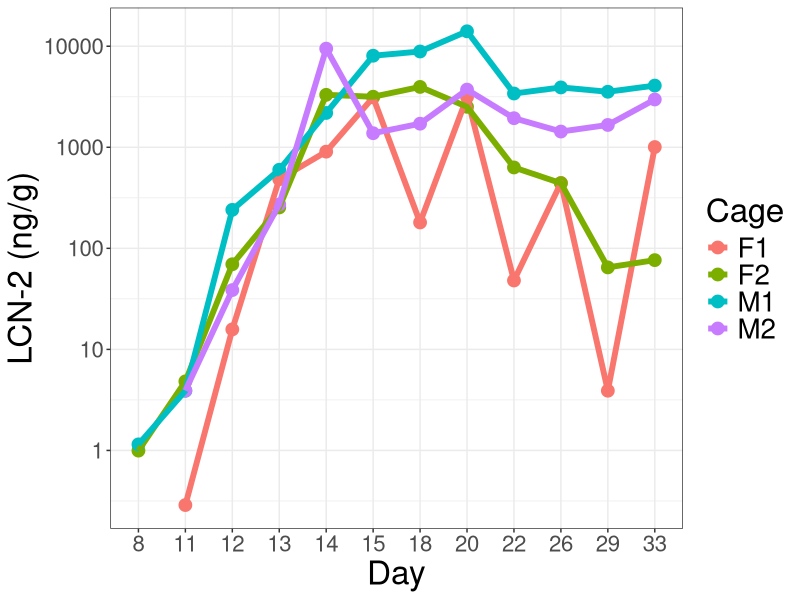

The R script that drew this image: (Note: this script raises an error after producing the figure.)
# Graphs of DSS #1 mouse health parameters (weight, lipocalin-2 (LCN2))

# Libraries ---------------------------------------------------------------

library(tidyverse)

# LCN2 --------------------------------------------------------------------

lcn2 <- read_csv("DSS1_LCN2.csv")

## LCN2 data manipulation -------------------------------------------------------------------

# make day into a factor so I can specify the order
# using forcats
lcn2$day <- as.factor(lcn2$day)  

# specifying the order of the days using forcats
lcn2$day <- fct_relevel(lcn2$day, "8", "11", "12", "13", "14", "15",
                        "18", "20", "22", "26", "29", "33")

# turning pg/mL to ng/g
# there are 1000 pg in one ng
# i diluted 100 mg of feces in 1 mL
# (pg/mL) * (ng/1000 pg) * (mL/0.1g) = ng/100g 
# divide everything by 100 to get ng LCN-2 per g feces

lcn2$lcn2_ngg <- (lcn2$lcn2)/100

## LCN2 plots --------------------------------------------------------------------------------

### Log10 scale on ng/g ---------------------------------------------

lcn2 %>% ggplot(aes(x=day, y=lcn2_ngg, color = cage, group = cage)) +
  geom_point(size = 4) + geom_line(linewidth = 2) +
  labs(x = "Day", y = "LCN-2 (ng/g)",
       #title = "DSS #1 LCN-2"
       color = "Cage") +
  theme_minimal() + theme_bw() +
  scale_y_log10() +
  theme(#plot.title = element_text(size = 36, hjust = 0.5), 
        axis.text = element_text(size = 16),
        axis.title=element_text(size=24), legend.text=element_text(size=20),
        legend.title=element_text(size=24))

lcn2.plot.log10.ngg

#### coloured by health states (hs) ---------------------------------------------------

lcn2 %>% ggplot(aes(x=as.numeric(levels(day)[day]), y=lcn2_ngg, group = cage)) +
  geom_point((aes(color = hs, shape = cage)), size = 4) + 
  scale_shape_manual(values=c(16, 1, 17, 2)) +
  geom_line((aes(color = hs)), linewidth = 2) +
  scale_color_manual(values=c("#CCBB44", "#EE6677", "#228833")) +
  labs(title = "DSS #1 LCN-2", x = "Day", y = "LCN-2 (ng/g)",
       color = "Health State", shape = "Cage") +
  theme_minimal() + theme_bw() +
  scale_y_log10() +
  theme(plot.title = element_text(size = 36, hjust = 0.5), axis.text = element_text(size = 16),
        axis.title=element_text(size=24), legend.text=element_text(size=16),
        legend.title=element_text(size=24))

lcn2.plot.log10.ngg.hs

# Weights ------------------------------------------------------------------

weights <- read_csv("DSS1_weights.csv")

weights$day <- as.factor(weights$day)

weights$day <- fct_relevel(weights$day, "3", "5", "7", "8", "9", "10", "11", "12", 
                        "13", "14", "15", "16", "17", "18", "19", "20", "22", 
                        "26", "29", "33", "36", "40")

## Median & SD weights ----------------------------------------------------------

# first making data frame for each cage, 
# since I want to get the median weight of each mouse 
# in each cage per day
# https://dplyr.tidyverse.org/reference/filter.html

F1_tbl <- filter(weights, cage == "F1")
F2_tbl <- filter(weights, cage == "F2")
M1_tbl <- filter(weights, cage == "M1")
M2_tbl <- filter(weights, cage == "M2")

# getting the median weight & sd per mouse per day, grouping days by using list()
# changing names of columns using setNames(), as per
# https://statisticsglobe.com/set-column-names-within-aggregate-function-in-r

F1_median_weights <- setNames(aggregate(F1_tbl$weight,list(F1_tbl$day),median), c("Day","Med.Wt"))
F1_sd_weights <- setNames(aggregate(F1_tbl$weight,list(F1_tbl$day),sd), c("Day","SD.Wt"))

F2_median_weights <- setNames(aggregate(F2_tbl$weight,list(F2_tbl$day),median), c("Day", "Med.Wt"))
F2_sd_weights <- setNames(aggregate(F2_tbl$weight,list(F2_tbl$day),sd), c("Day","SD.Wt"))

M1_median_weights <- setNames(aggregate(M1_tbl$weight,list(M1_tbl$day),median), c("Day","Med.Wt"))
M1_sd_weights <- setNames(aggregate(M1_tbl$weight,list(M1_tbl$day),sd), c("Day","SD.Wt"))

M2_median_weights <- setNames(aggregate(M2_tbl$weight,list(M2_tbl$day),median), c("Day","Med.Wt"))
M2_sd_weights <- setNames(aggregate(M2_tbl$weight,list(M2_tbl$day),sd), c("Day","SD.Wt"))

# creating data frames with the values of median & sd
# using inner_join()

F1_med_std_weights <- inner_join(F1_median_weights,F1_sd_weights)
F1_med_std_weights$Cage <- "F1"

F2_med_std_weights <- inner_join(F2_median_weights,F2_sd_weights)
F2_med_std_weights$Cage <- "F2"

M1_med_std_weights <- inner_join(M1_median_weights,M1_sd_weights)
M1_med_std_weights$Cage <- "M1"

M2_med_std_weights <- inner_join(M2_median_weights,M2_sd_weights)
M2_med_std_weights$Cage <- "M2"

# Combining all above medians & SDs together into one data frame

all.cages <- rbind(F1_med_std_weights,F2_med_std_weights,M1_med_std_weights,M2_med_std_weights)

## Relative change in weight -------------------------------------------------------------

# First extracting individual cages from the data frame
F1_weights.rel <- weights.rel %>% filter(cage == "F1")
F2_weights.rel <- weights.rel %>% filter(cage == "F2")
M1_weights.rel <- weights.rel %>% filter(cage == "M1")
M2_weights.rel <- weights.rel %>% filter(cage == "M2")

# Then calculating median & SD of the relative change in weight 
# Per day, per mouse

F1_weights.rel.med <- setNames(aggregate(F1_weights.rel$rel.change.wt,list(F1_weights.rel$day), median),
                               c("day","rel.med.wt"))
F1_weights.rel.sd <- setNames(aggregate(F1_weights.rel$rel.change.wt,list(F1_weights.rel$day),sd), 
                          c("day","rel.sd.wt"))

F2_weights.rel.med <- setNames(aggregate(F2_weights.rel$rel.change.wt,list(F2_weights.rel$day), median),
                               c("day","rel.med.wt"))
F2_weights.rel.sd <- setNames(aggregate(F2_weights.rel$rel.change.wt,list(F2_weights.rel$day),sd), 
                              c("day","rel.sd.wt"))

M1_weights.rel.med <- setNames(aggregate(M1_weights.rel$rel.change.wt,list(M1_weights.rel$day), median),
                               c("day","rel.med.wt"))
M1_weights.rel.sd <- setNames(aggregate(M1_weights.rel$rel.change.wt,list(M1_weights.rel$day),sd), 
                              c("day","rel.sd.wt"))

M2_weights.rel.med <- setNames(aggregate(M2_weights.rel$rel.change.wt,list(M2_weights.rel$day), median),
                               c("day","rel.med.wt"))
M2_weights.rel.sd <- setNames(aggregate(M2_weights.rel$rel.change.wt,list(M2_weights.rel$day),sd), 
                              c("day","rel.sd.wt"))

# Then joining sd data to the _weights.rel data frames

F1_weights.rel.med.sd <- inner_join(F1_weights.rel.med,F1_weights.rel.sd)
F1_weights.rel.med.sd$cage <- "F1"
F1_weights.rel.med.sd$sex <- "Female"

F2_weights.rel.med.sd <- inner_join(F2_weights.rel.med,F2_weights.rel.sd)
F2_weights.rel.med.sd$cage <- "F2"
F2_weights.rel.med.sd$sex <- "Female"

M1_weights.rel.med.sd <- inner_join(M1_weights.rel.med,M1_weights.rel.sd)
M1_weights.rel.med.sd$cage <- "M1"
M1_weights.rel.med.sd$sex <- "Male"

M2_weights.rel.med.sd <- inner_join(M2_weights.rel.med,M2_weights.rel.sd)
M2_weights.rel.med.sd$cage <- "M2"
M2_weights.rel.med.sd$sex <- "Male"

# Then putting all cages into one data frame for plotting

all.cages.rel <- rbind(F1_weights.rel.med.sd,F2_weights.rel.med.sd,
                       M1_weights.rel.med.sd,M2_weights.rel.med.sd)

### adding in health states (hs) -----------------------

# need to make day numeric again beforehand
# see below post for going from factor to number:
# https://stackoverflow.com/questions/3418128/how-to-convert-a-factor-to-integer-numeric-without-loss-of-information

all.cages.rel$day <- as.numeric(levels(all.cages.rel$day))[all.cages.rel$day]

all.cages.rel$hs <- cut(all.cages.rel$day, c(-Inf, 7, 11, 15, Inf), 
                   c("Baseline", "Pre-symptomatic",
                     "Symptomatic", "Recovery"))

all.cages.rel$day <- factor(all.cages.rel$day, levels=c("3", "5", "7", "8", "9", "10", "11", "12", 
                           "13", "14", "15", "16", "17", "18", "19", "20", "22", 
                           "26", "29", "33", "36", "40"))

## Weight plots -----------------------------------------------------------------------------

### Relative Weights ----------------------------------------------------------------------

#### per cage w/o hs ----------------------

all.cages.rel %>% 
  ggplot(aes(x=day, y=rel.med.wt, group=cage, color = cage)) +
  geom_point(size = 4) + geom_line(size = 2) +
  labs(#title = "DSS #1 Weights", 
       x = "Day", y = "Rel. Change in Weight",
       color = "Cage") +
  geom_errorbar(aes(ymin=rel.med.wt-rel.sd.wt, ymax=rel.med.wt+rel.sd.wt), linewidth = 1) +
  theme_minimal() + theme_bw() +
  theme(#plot.title = element_text(size = 36, hjust = 0.5), 
        axis.text = element_text(size = 16),
        axis.title=element_text(size=24), legend.text=element_text(size=20),
        legend.title=element_text(size=24))

#### per cage w/hs ----------------------

all.cages.rel.plot <- all.cages.rel %>% 
  ggplot(aes(x=day, y=rel.med.wt, group=cage)) +
  geom_point((aes(color = hs, shape = sex)), size = 4) + 
  geom_line((aes(color = hs)), linewidth = 2) +
  scale_color_manual(values=c("#66CCEE", "#CCBB44", "#EE6677", "#228833")) +
  labs(#title = "DSS #1 Weights", 
       x = "Day", y = "Rel. Change in Weight",
       color = "Health State", shape = "Sex", linetype = "Cage") +
  geom_errorbar(aes(ymin=rel.med.wt-rel.sd.wt, ymax=rel.med.wt+rel.sd.wt, color = hs), linewidth = 1) +
  theme_minimal() + theme_bw() +
  theme(#plot.title = element_text(size = 36, hjust = 0.5), 
        axis.text = element_text(size = 16),
        axis.title=element_text(size=24), legend.text=element_text(size=20),
        legend.title=element_text(size=24))

all.cages.rel.plot

#### all cages together ----------------------------

all.cages.rel %>% 
  ggplot(aes(x=day, y=rel.med.wt)) +
  geom_point((aes(color = hs, shape = sex)), size = 4) + 
  geom_line((aes(color = hs, group = hs)), linewidth = 2) +
  scale_color_manual(values=c("#66CCEE", "#CCBB44", "#EE6677", "#228833")) +
  labs(#title = "DSS #1 Weights", 
       x = "Day", y = "Rel. Change in Weight",
       color = "Health State", shape = "Sex", linetype = "Cage") +
  geom_errorbar(aes(ymin=rel.med.wt-rel.sd.wt, ymax=rel.med.wt+rel.sd.wt, color = hs), linewidth = 1) +
  theme_minimal() + theme_bw() +
  theme(#plot.title = element_text(size = 36, hjust = 0.5), 
        axis.text = element_text(size = 16),
        axis.title=element_text(size=24), legend.text=element_text(size=20),
        legend.title=element_text(size=24))

combined.rel.plot
